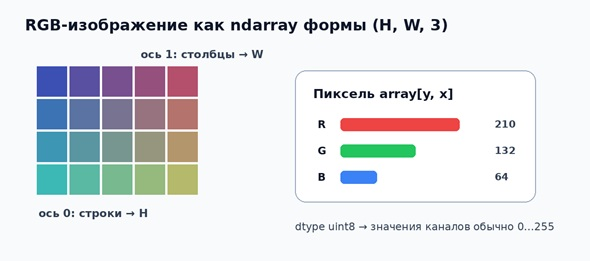
#> input picture practice_01/images/1.jpg, 590 x 261 px
$ python main.py
#> lines starting #> are read from the running program, lines starting #| are printed output that depends on the picture
from pathlib import Path
from PIL import Image, UnidentifiedImageError
import numpy as np
import matplotlib.pyplot as plt


def load_image(path: str) -> Image.Image:
    path = Path(path)
    if not path.is_file():
        raise FileNotFoundError(f"Файл не найден: {path.resolve()}")
    try:
        with Image.open(path) as img:
            img.load()
            return img.convert("RGB")
    except UnidentifiedImageError:
        raise ValueError(f"Файл не является поддерживаемым изображением: {path}")


def explore_image(image: Image.Image, filepath: str) -> np.ndarray:
    print("ЗАДАНИЕ 1")
    print(f"Файл: {filepath}")
    print(f"Формат: {image.format}")
    print(f"Размер: {image.size}")
    print(f"Режим: {image.mode}")
    print(f"Ширина: {image.width}, Высота: {image.height}")

    array = np.asarray(image)
    print(f"NumPy shape: {array.shape}")
    print(f"NumPy dtype: {array.dtype}")
    print(f"Min: {array.min()}, Max: {array.max()}")
    print(f"Каналов: {array.shape[2] if len(array.shape) == 3 else 1}")

    for x, y in [(0, 0), (image.width//2, image.height//2), (image.width-1, image.height-1)]:
        print(f"Пиксель [{x}, {y}]: {array[y, x]}")

    return array


def extract_channels(array: np.ndarray) -> tuple:
    print("\nЗАДАНИЕ 2")
    red, green, blue = array[:, :, 0], array[:, :, 1], array[:, :, 2]

    for name, ch in [("R", red), ("G", green), ("B", blue)]:
        print(f"{name}: min={ch.min()}, max={ch.max()}, mean={ch.mean():.2f}")

    return red, green, blue


def save_channels(red: np.ndarray, green: np.ndarray, blue: np.ndarray, output_dir: Path):
    zeros = np.zeros_like(red)
    Image.fromarray(np.stack([red, zeros, zeros], axis=2)).save(output_dir / "red_channel.png")
    Image.fromarray(np.stack([zeros, green, zeros], axis=2)).save(output_dir / "green_channel.png")
    Image.fromarray(np.stack([zeros, zeros, blue], axis=2)).save(output_dir / "blue_channel.png")
    print("Сохранено: red_channel.png, green_channel.png, blue_channel.png")


def change_brightness(image_array: np.ndarray, delta: int) -> np.ndarray:
    data = image_array.astype(np.int16)
    data = np.clip(data + delta, 0, 255)
    return data.astype(np.uint8)


def process_brightness(image: Image.Image, output_dir: Path):
    print("\nЗАДАНИЕ 3")
    array = np.asarray(image)

    darker = Image.fromarray(change_brightness(array, -50))
    darker.save(output_dir / "darker.png")
    print(f"Затемнение (delta=-50): сохранено darker.png")

    brighter = Image.fromarray(change_brightness(array, 50))
    brighter.save(output_dir / "brighter.png")
    print(f"Осветление (delta=+50): сохранено brighter.png")

    return darker, brighter


def resize_image(image: Image.Image, factor: float) -> Image.Image:
    new_width = max(1, int(image.width * factor))
    new_height = max(1, int(image.height * factor))
    return image.resize((new_width, new_height), resample=Image.Resampling.LANCZOS)


def resize_keep_aspect(image: Image.Image, new_width: int) -> Image.Image:
    if new_width <= 0:
        raise ValueError("Ширина должна быть положительным числом")
    scale = new_width / image.width
    new_height = max(1, int(image.height * scale))
    return image.resize((new_width, new_height), resample=Image.Resampling.LANCZOS)


def process_resizing(image: Image.Image, output_dir: Path):
    print("\nЗАДАНИЕ 4")

    resized_50 = resize_image(image, 0.5)
    resized_50.save(output_dir / "resized_50.png")
    print(f"50%: {resized_50.size} -> сохранено resized_50.png")

    resized_150 = resize_image(image, 1.5)
    resized_150.save(output_dir / "resized_150.png")
    print(f"150%: {resized_150.size} -> сохранено resized_150.png")

    resized_custom = resize_keep_aspect(image, 300)
    print(f"Ширина 300px: {resized_custom.size}")

    return resized_50, resized_150


def rotate_image(image: Image.Image, angle: float, expand: bool = True) -> Image.Image:
    if not isinstance(angle, (int, float)):
        raise ValueError("Угол должен быть числом")
    return image.rotate(angle, resample=Image.Resampling.BICUBIC, expand=expand, fillcolor=(255, 255, 255))


def process_rotation(image: Image.Image, output_dir: Path):
    print("\nЗАДАНИЕ 5")

    rotated_45 = rotate_image(image, 45)
    rotated_45.save(output_dir / "rotated_45.png")
    print(f"45°: {rotated_45.size} -> сохранено rotated_45.png")

    rotated_90 = rotate_image(image, 90)
    print(f"90°: {rotated_90.size}")

    rotated_custom = rotate_image(image, 30)
    rotated_custom.save(output_dir / "rotated_custom.png")
    print(f"30°: {rotated_custom.size} -> сохранено rotated_custom.png")

    rotated_no_expand = rotate_image(image, 45, expand=False)
    print(f"expand=False: {rotated_no_expand.size}, expand=True: {rotated_45.size}")

    return rotated_45, rotated_custom


def to_grayscale_pillow(image: Image.Image) -> Image.Image:
    return image.convert("L")


def to_grayscale_numpy(image: Image.Image) -> Image.Image:
    array = np.asarray(image)
    gray = 0.299 * array[:, :, 0] + 0.587 * array[:, :, 1] + 0.114 * array[:, :, 2]
    return Image.fromarray(np.clip(gray, 0, 255).astype(np.uint8))


def process_grayscale(image: Image.Image, output_dir: Path):
    print("\nЗАДАНИЕ 6")

    gray_pillow = to_grayscale_pillow(image)
    gray_pillow.save(output_dir / "grayscale_pillow.png")
    print(f"Pillow: {gray_pillow.mode}, {gray_pillow.size} -> сохранено grayscale_pillow.png")

    gray_numpy = to_grayscale_numpy(image)
    gray_numpy.save(output_dir / "grayscale_numpy.png")
    print(f"NumPy: {gray_numpy.mode}, {gray_numpy.size} -> сохранено grayscale_numpy.png")

    return gray_pillow, gray_numpy


def process_region(image: Image.Image, output_dir: Path) -> Image.Image:
    print("\nЗАДАНИЕ 7")

    array = np.asarray(image).copy()
    h, w = array.shape[:2]

    x1, y1 = w // 3, h // 3
    x2, y2 = 2 * w // 3, 2 * h // 3

    x1, y1 = max(0, x1), max(0, y1)
    x2, y2 = min(w, x2), min(h, y2)

    if x1 >= x2 or y1 >= y2:
        raise ValueError("Координаты области выходят за пределы изображения")

    region = array[y1:y2, x1:x2]
    gray_region = 0.299 * region[:, :, 0] + 0.587 * region[:, :, 1] + 0.114 * region[:, :, 2]
    gray_region = np.clip(gray_region, 0, 255).astype(np.uint8)

    array[y1:y2, x1:x2, 0] = gray_region
    array[y1:y2, x1:x2, 1] = gray_region
    array[y1:y2, x1:x2, 2] = gray_region

    result = Image.fromarray(array)
    result.save(output_dir / "region_processed.png")
    print(f"Область: x[{x1}:{x2}], y[{y1}:{y2}] -> сохранено region_processed.png")

    return result


def create_composition(images: dict, output_dir: Path):
    print("\nЗАДАНИЕ 8")

    fig, axes = plt.subplots(2, 3, figsize=(15, 10))
    axes = axes.flat

    titles = {
        'original': 'Исходное',
        'resized': 'Уменьшенное (50%)',
        'rotated': 'Поворот 45°',
        'grayscale': 'Grayscale',
        'brightness': 'Яркость +50',
        'region': 'Обработанная область'
    }

    for idx, (key, title) in enumerate(titles.items()):
        if idx < len(axes) and key in images:
            img = images[key]
            # ИСПРАВЛЕНИЕ: Явно указываем cmap='gray' для черно-белых изображений,
            # чтобы Matplotlib не применял желто-зеленую цветовую карту по умолчанию
            if img.mode == 'L':
                axes[idx].imshow(img, cmap='gray')
            else:
                axes[idx].imshow(img)

            axes[idx].set_title(title, fontsize=12, fontweight='bold')
            axes[idx].axis('off')

    plt.tight_layout()
    plt.savefig(output_dir / "result.png", dpi=150, bbox_inches='tight')
    plt.close()
    print("Композиция из 6 изображений -> сохранено result.png")


def save_result(image: Image.Image, path: Path):
    image.save(path)


def main():
    print("ПРАКТИЧЕСКАЯ РАБОТА №1")

    image_path = "images/1.jpg"
    output_dir = Path("output")
    output_dir.mkdir(exist_ok=True)

    try:
        image = load_image(image_path)
#> in load_image, img is the input picture: PIL image 590x261 RGB; mean R, G, B 226, 228.1, 230.8
        array = explore_image(image, image_path)
#| Формат: None
#| Размер: (590, 261)
#| Режим: RGB
#| Ширина: 590, Высота: 261
#| NumPy shape: (261, 590, 3)
#| NumPy dtype: uint8
#| Min: 0, Max: 255
#| Каналов: 3
#> the loop in explore_image, `for x, y in [(0, 0), (image.width//2, image.height//2), (image.width-1..` made 3 passes
#| Пиксель [0, 0]: [249 250 252]
#| Пиксель [295, 130]: [176 178 191]
#| Пиксель [589, 260]: [249 250 252]

        red, green, blue = extract_channels(array)
#> in extract_channels, `red, green, blue = array[:, :, 0], array[:, :, 1], array[:, :, 2]`:
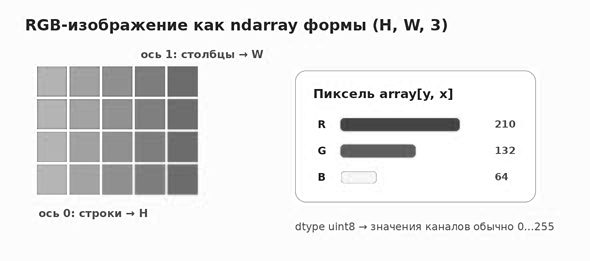
#> blue: shape (261, 590); min 4, max 255, mean 230.8
#> the loop in extract_channels, `for name, ch in [("R", red), ("G", green), ("B", blue)]:` made 3 passes
#> name on passes 1 to 3: 'R', 'G', 'B'
#| R: min=0, max=255, mean=225.98
#| G: min=0, max=255, mean=228.10
#| B: min=4, max=255, mean=230.76
        save_channels(red, green, blue, output_dir)
#> in save_channels, `Image.fromarray(np.stack([red, zeros, zeros], axis=2)).save(output_dir..`:
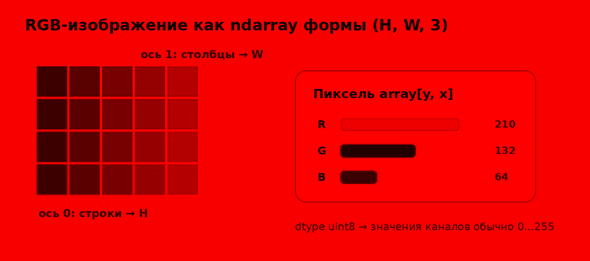
#> saved as red_channel.png: PIL image 590x261 RGB; mean R, G, B 226, 0, 0
#> in save_channels, `Image.fromarray(np.stack([zeros, green, zeros], axis=2)).save(output_d..`:
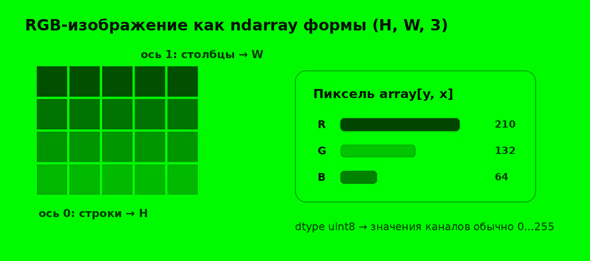
#> saved as green_channel.png: PIL image 590x261 RGB; mean R, G, B 0, 228.1, 0
#> in save_channels, `Image.fromarray(np.stack([zeros, zeros, blue], axis=2)).save(output_di..`:
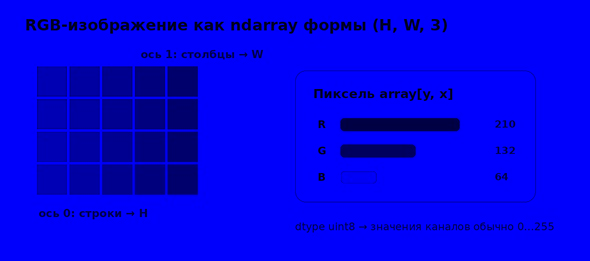
#> saved as blue_channel.png: PIL image 590x261 RGB; mean R, G, B 0, 0, 230.8

        darker, brighter = process_brightness(image, output_dir)
#> in change_brightness, `data = np.clip(data + delta, 0, 255)`:
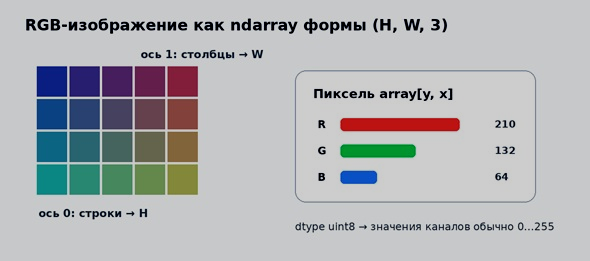
#> data: shape (261, 590, 3) int16; mean R, G, B 176.5, 178.5, 181

        resized_50, resized_150 = process_resizing(image, output_dir)
#| 50%: (295, 130) -> сохранено resized_50.png
#| 150%: (885, 391) -> сохранено resized_150.png
#| Ширина 300px: (300, 132)

        rotated_45, rotated_custom = process_rotation(image, output_dir)
#| 45°: (602, 603) -> сохранено rotated_45.png
#| 90°: (261, 590)
#> call 3 of rotate_image, with angle = 30, expand = True
#> in rotate_image (call 3), `return image.rotate(angle, resample=Image.Resampling.BICUBIC, expand=e..`:
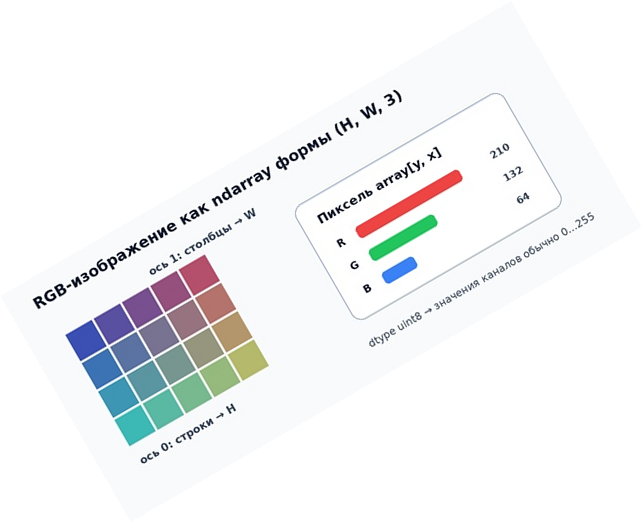
#> returned value: PIL image 642x523 RGB; mean R, G, B 241.5, 242.5, 243.7
#| 30°: (642, 523) -> сохранено rotated_custom.png
#| expand=False: (590, 261), expand=True: (602, 603)

        gray_pillow, gray_numpy = process_grayscale(image, output_dir)
#| Pillow: L, (590, 261) -> сохранено grayscale_pillow.png
#| NumPy: L, (590, 261) -> сохранено grayscale_numpy.png

        region_processed = process_region(image, output_dir)
#> in process_region, `array[y1:y2, x1:x2, 2] = gray_region`:
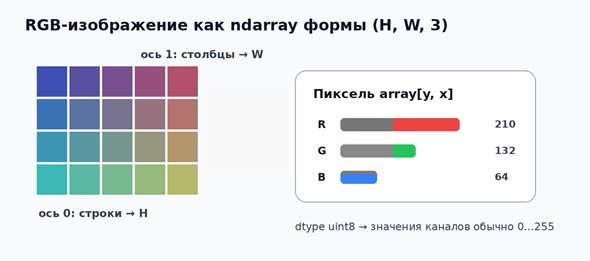
#> array: shape (261, 590, 3); mean R, G, B 225.9, 228, 230.9
#| Область: x[196:393], y[87:174] -> сохранено region_processed.png

        composition = {
            'original': image,
            'resized': resized_50,
            'rotated': rotated_45,
            'grayscale': gray_pillow,
            'brightness': brighter,
            'region': region_processed
        }
        create_composition(composition, output_dir)


    except FileNotFoundError as e:
        print(f"ОШИБКА: {e}")
    except ValueError as e:
        print(f"ОШИБКА: {e}")
    except Exception as e:
        print(f"ОШИБКА: {e}")


if __name__ == "__main__":
    main()

$ run again, with practice_01/images/3.jpg copied over practice_01/images/1.jpg
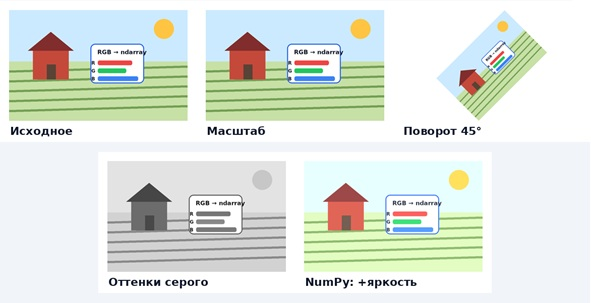
#> input picture practice_01/images/3.jpg, 591 x 303 px
#> in load_image, img is the input picture: PIL image 591x303 RGB; mean R, G, B 223.5, 229.9, 222.4
#| Формат: None
#| Размер: (591, 303)
#| Режим: RGB
#| Ширина: 591, Высота: 303
#| NumPy shape: (303, 591, 3)
#| NumPy dtype: uint8
#| Min: 0, Max: 255
#| Каналов: 3
#> the loop in explore_image, `for x, y in [(0, 0), (image.width//2, image.height//2), (image.width-1..` made 3 passes
#| Пиксель [0, 0]: [250 249 254]
#| Пиксель [295, 151]: [244 245 249]
#| Пиксель [590, 302]: [253 254 255]
#> in extract_channels, `red, green, blue = array[:, :, 0], array[:, :, 1], array[:, :, 2]`:
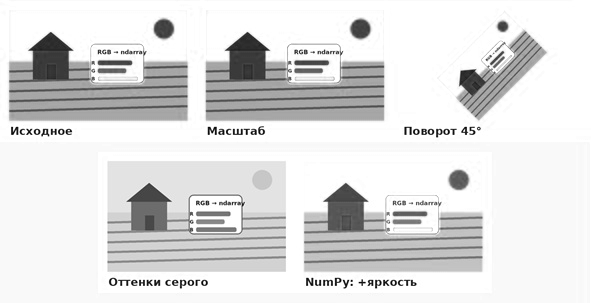
#> blue: shape (303, 591); min 3, max 255, mean 222.4
#> the loop in extract_channels, `for name, ch in [("R", red), ("G", green), ("B", blue)]:` made 3 passes
#> name on passes 1 to 3: 'R', 'G', 'B'
#> (printed output is left out)
#| 50%: (295, 151) -> сохранено resized_50.png
#| 150%: (886, 454) -> сохранено resized_150.png
#| Ширина 300px: (300, 153)
#| 45°: (633, 633) -> сохранено rotated_45.png
#| 90°: (303, 591)
#| 30°: (665, 559) -> сохранено rotated_custom.png
#| expand=False: (591, 303), expand=True: (633, 633)
#| Pillow: L, (591, 303) -> сохранено grayscale_pillow.png
#| NumPy: L, (591, 303) -> сохранено grayscale_numpy.png
#> in process_region, `array[y1:y2, x1:x2, 2] = gray_region`:
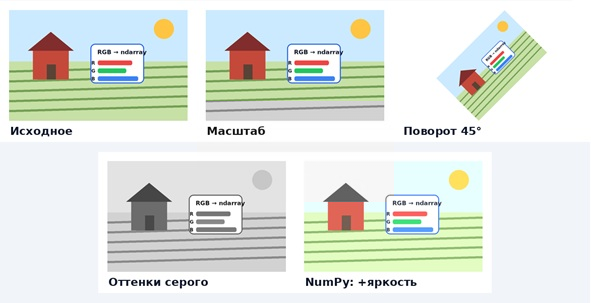
#> array: shape (303, 591, 3); mean R, G, B 223.9, 229.5, 223.1
#| Область: x[197:394], y[101:202] -> сохранено region_processed.png
